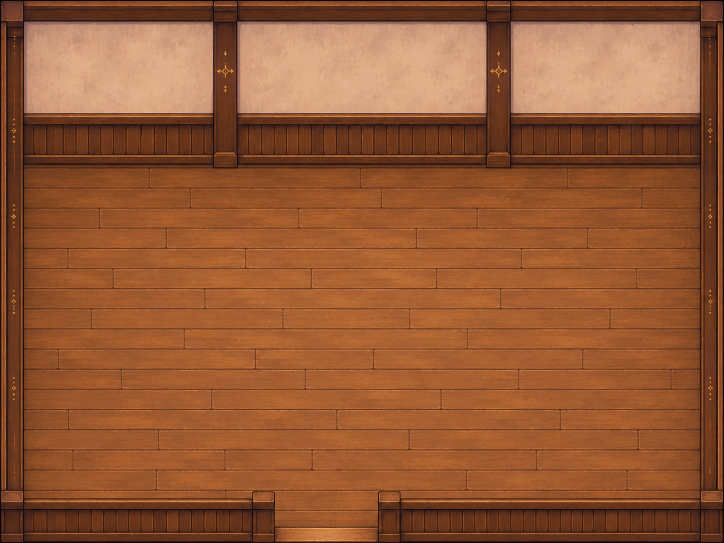
#> input picture Art/CampusGrid/source/room-dorm-base-original.png, 1448 x 1086 px (shown at 1/2 size)
$ python build_room_walls.py
#> lines starting #> are read from the running program, lines starting #| are printed output that depends on the picture; after the words box and inside, x2 and y2 are one past the last pixel; in counts of white or black regions, pixels touching at a corner belong together
### Art/CampusGrid/build_grid.py
"""Build 32 px terrain tiles and whole-object Unity sprites."""

import argparse
import base64
import hashlib
import io
import json
import re
import sys
from pathlib import Path

from PIL import Image, ImageDraw, ImageOps
from pixel_pipeline.cli import check_image, grid_atlas, save_json
from pixel_pipeline.normal import normal_map, pack_normal_atlas

TILE = 32
ROOT = Path(__file__).resolve().parent
UNITY = ROOT.parents[1] / "Assets/MagicCampus/CampusGrid"
sys.path.insert(0, str(ROOT.parent))
from sprite_grid import pack_frames
from unity_sprite_sheet import write_sprite_meta


def pixelize(image, size, colors=None):
    image = image.convert("RGBA").resize(size, Image.Resampling.BOX)
    alpha = image.getchannel("A").point(lambda value: 255 if value >= 128 else 0)
    if colors is not None:
        if type(colors) is not int or not 2 <= colors <= 256:
            raise ValueError("colors must be an integer in 2..256")
        image = image.convert("RGB").quantize(colors=colors, dither=Image.Dither.NONE).convert("RGBA")
    image.putalpha(alpha)
    return Image.composite(image, Image.new("RGBA", size), alpha)


def write_bytes(path, data):
    if not path.exists() or path.read_bytes() != data:
        path.parent.mkdir(parents=True, exist_ok=True)
        pending = path.with_name(path.name + ".pending")
        pending.write_bytes(data)
        pending.replace(path)


def png_bytes(image):
    buffer = io.BytesIO()
    image.save(buffer, "PNG")
    return buffer.getvalue()


def write_png(path, image):
    write_bytes(path, png_bytes(image))


def read_recipe(path):
    return json.loads(path.read_text(encoding="utf-8-sig"))


# [10 lines left out: functions asset_id, pair, not called in this run]


def require_in_bounds(cells, size, label):
    if any(not (0 <= x < size[0] and 0 <= y < size[1]) for x, y in cells):
        raise ValueError(f"{label} extends outside {size}")


# [23 lines left out: function source_region, not called in this run]


def split_cell(image, x, y):
    left, top = x * TILE, image.height - (y + 1) * TILE
    return image.crop((left, top, left + TILE, top + TILE))


# [291 lines left out: functions register_tile, comparison, build, not called in this run]


# [8 lines that do not run on import are left out]

### Art/CampusGrid/build_room_walls.py
"""Regenerate room architecture from permanent source art."""
from pathlib import Path

from PIL import Image
from build_grid import pixelize, write_png

ROOT = Path(__file__).resolve().parent
WALLS = [
    ("wall-rear", (12, 1), (47, 1, 1354, 333)),
    ("wall-side", (1, 7), (0, 335, 47, 645)),
    ("wall-front-left", (5, 1), (48, 983, 455, 103)),
    ("wall-front-right", (6, 1), (800, 983, 600, 103)),
]


def build():
    source = Image.open(ROOT / "source/room-dorm-base-original.png").convert("RGBA")
    decor = Image.open(ROOT / "source/room-dorm-fix-decor-original.png").convert("RGBA")
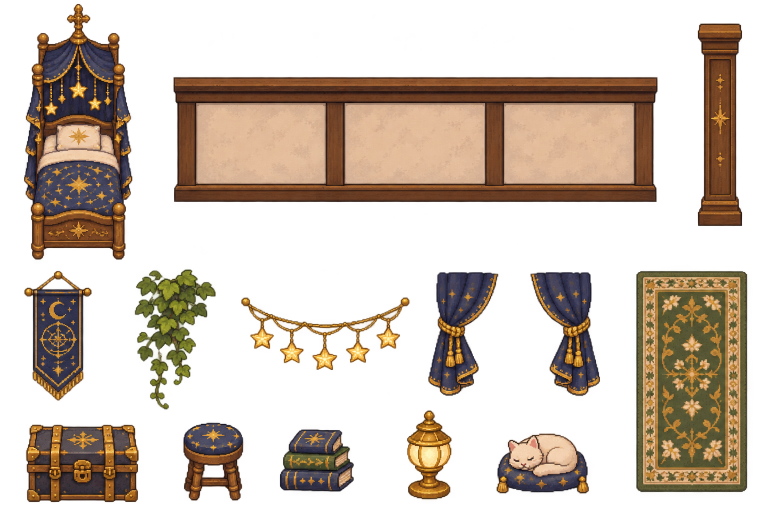
#> input picture Art/CampusGrid/source/room-dorm-fix-decor-original.png, 1536 x 1024 px (shown at 1/2 size)
#> decor is the input picture: PIL image 1536x1024 RGBA; mean R, G, B, A 104.9, 77.8, 50.7, 100.7
    for name, size, (x, y, w, h) in WALLS:
        if name == "wall-rear":
            band = pixelize(decor.crop((348, 154, 1316, 405)), (384, 64), 48)
        elif name == "wall-side":
            band = pixelize(decor.crop((1395, 47, 1485, 455)), (32, 224), 48)
        else:
            band = pixelize(source.crop((x, y, x + w, y + h)),
                            (size[0] * 32, size[1] * 32), 48)
        band.putpixel((0, band.height - 1), (0, 0, 0, 0))
        write_png(ROOT / "prepared/room-dorm" / (name + ".png"), band)
#> this loop made 4 passes
#> pass 1, in pixelize, `image = image.convert("RGBA").resize(size, Image.Resampling.BOX)`:
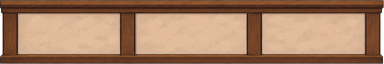
#> image: PIL image 384x64 RGBA; mean R, G, B, A 161.3, 122.2, 94.5, 247.7; transparent parts drawn white
#> pass 1, in pixelize, `alpha = image.getchannel("A").point(lambda value: 255 if value >= 128 ..`:
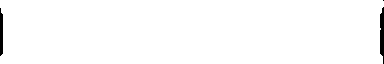
#> alpha: PIL image 384x64 L; 98.7% white; 3 black regions (1 under 20 px), largest, box (x1, y1, x2, y2) and area: (380, 7, 384, 64) 185, (0, 8, 3, 56) 130
#> pass 1, in pixelize, `image = image.convert("RGB").quantize(colors=colors, dither=Image.Dith..`:
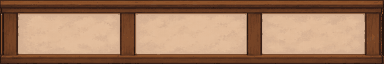
#> image: PIL image 384x64 RGBA; mean R, G, B, A 161.7, 122.2, 94.3, 255
#> after the loop:
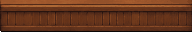
#> band: PIL image 192x32 RGBA; mean R, G, B, A 102.9, 54.4, 29.1, 255; transparent parts drawn white


if __name__ == "__main__":
    build()
